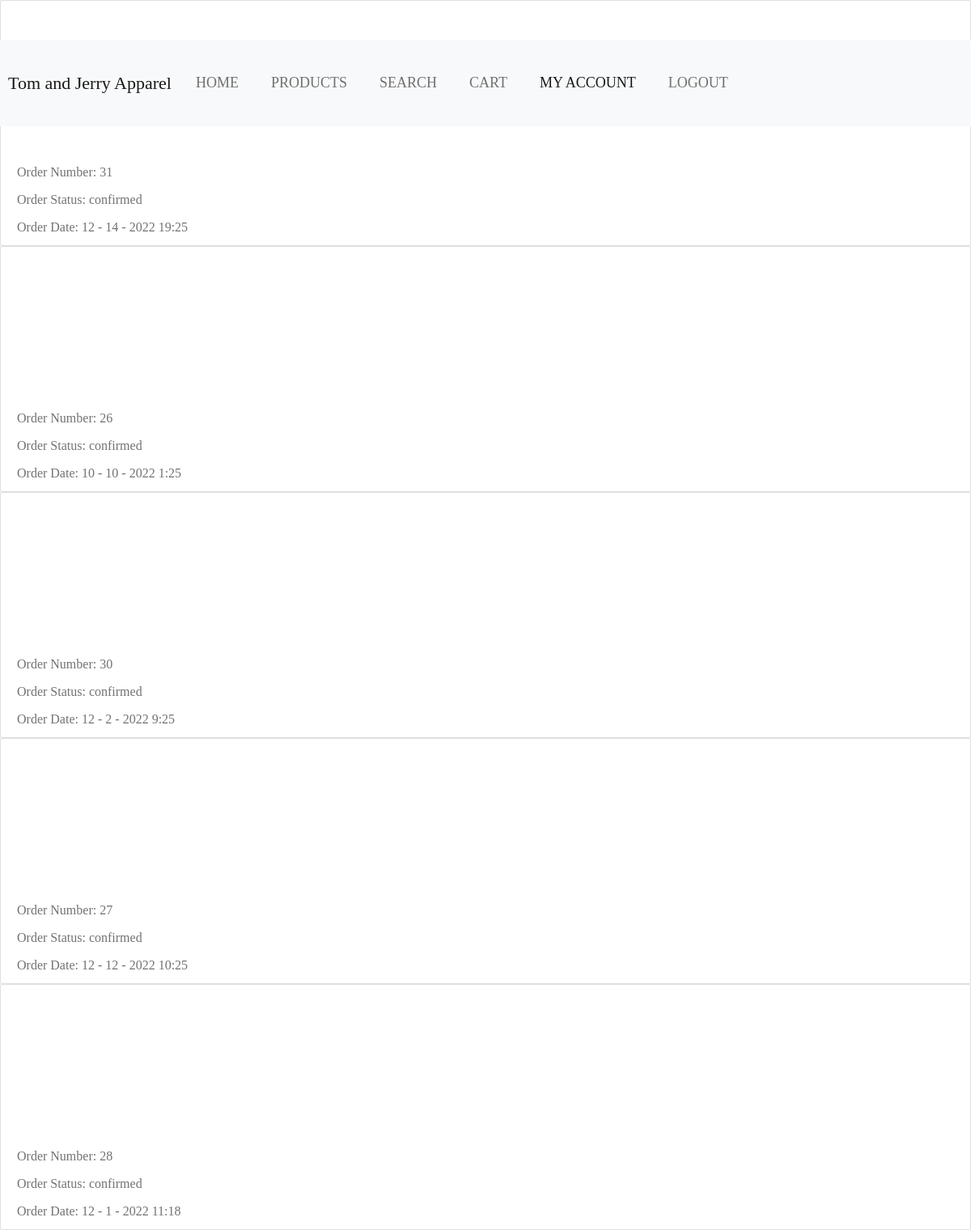
/myaccount.php, run on the app's committed database.
### tables this page shows
CREATE TABLE `orders` (
  `Order_Num` int(11) NOT NULL,
  `Cust_id` varchar(100) NOT NULL,
  `Fname` varchar(50) NOT NULL,
  `Lname` varchar(50) NOT NULL,
  `email` varchar(50) NOT NULL,
  `address` varchar(50) NOT NULL,
  `address2` varchar(50) NOT NULL,
  `country` varchar(50) NOT NULL,
  `state` varchar(50) NOT NULL,
  `zipcode` varchar(50) NOT NULL,
  `order_status` varchar(50) NOT NULL,
  `created_at` varchar(50) NOT NULL
);

### myaccount.php (the view, shortened to what this page needs)
<?php
    include('functions.php');
    $sql_orders = "SELECT * FROM orders WHERE Cust_id IN (SELECT Cust_id FROM customers)";
    $all_orders = $db->query($sql_orders);
?>
<!DOCTYPE html>
<html>
<head>
    <link rel="stylesheet" href="https://cdn.jsdelivr.net/npm/bootstrap@4.3.1/dist/css/bootstrap.min.css">
	<link rel="stylesheet" type="text/css" href="style.css">
        <link href="css/bootstrap.min.css" rel="stylesheet">
        <link href="css/bootstrap-icons.css" rel="stylesheet">
        <link href="css/tooplate-clean-work.css" rel="stylesheet">
</head>
<nav class="navbar navbar-expand-lg navbar-light bg-light">
    <a class="navbar-brand" href="#">Tom and Jerry Apparel</a>
    <div class="collapse navbar-collapse" id="navbarNav">
      <ul class="navbar-nav">
        <li class="nav-item ">
          <a class="nav-link" href="homepg.php"
            >Home <span class="sr-only"></span></a
          >
        </li>
        <li class="nav-item">
          <a class="nav-link" href="products.php"
            >Products</a>
        </li>
        <li class="nav-item">
          <a class="nav-link" href="custsearch.php"
            >Search</a>
        </li>
        <li class="nav-item">
          <a class="nav-link" href="cart.php"
            >Cart </a
          >
        </li>
        <li class="nav-item active">
          <a class="nav-link" href="./myaccount.php">My Account<span class="sr-only">(current)</span></a>
        </li>
        <li class="nav-item">
          <a class="nav-link" href="./logout.php">Logout</a>
        </li>
      </ul>
    </div>
  </nav>
<body>
	<?php
        while($row = $all_orders->fetch_assoc()){
    ?>
    <div class="card">
    <div class="caption" style="margin-top:200px;">
        <p class="order-number">Order Number: <?php echo $row["Order_Num"]; ?></p>
        <p class="order-status">Order Status: <?php echo $row["order_status"]; ?></p>
        <p class="order-date">Order Date:  <?php echo $row["created_at"]; ?></p>
    </div>
    </div>
    <?php
        }
    ?>
</body>
</html>

### style.css (style rules this page uses)
html { scroll-behavior: smooth; background-color: white; }
body { scroll-behavior: smooth; background-color: white; }
body { font-size: 120%; background: #f8f8ff; }
* { padding: 0; margin: 0; box-sizing: border-box; font-family: Cambria, Cochin, Georgia, Times, 'Times New Roman', serif; color: black; }
html { font-size:62.5%; }
* { box-sizing: border-box !important; transition: ease all 0.5s; }
html { scroll-behavior: smooth; }
body { color: #666666; font-size: 14px; line-height: 1.80857; font-weight: normal; overflow-x: hidden; font-family: 'Poppins', sans-serif; }
a { color: #1f1f1f; text-decoration: none !important; outline: none !important; -webkit-transition: all .3s ease-in-out; -moz-transition: all .3s ease-in-out; -ms-transition: all .3s ease-in-out; -o-transition: all .3s ease-in-out; transition: all .3s ease-in-out; }
*, *::after, *::before { -webkit-box-sizing: border-box; -moz-box-sizing: border-box; box-sizing: border-box; }
ul, li, ol { margin: 0px; padding: 0px; list-style: none; }
p { margin: 20px; font-weight: 300; font-size: 15px; line-height: 24px; }
a { color: #222222; text-decoration: none; outline: none !important; }
a, .btn { text-decoration: none !important; outline: none !important; -webkit-transition: all .3s ease-in-out; -moz-transition: all .3s ease-in-out; -ms-transition: all .3s ease-in-out; -o-transition: all .3s ease-in-out; transition: all .3s ease-in-out; }
.bg-light { background-color: transparent !important; }
.navbar-light .navbar-nav .nav-link { font-size: 18px; text-transform: uppercase; color: #fff; }
.navbar-nav { align-items: center; }
.navbar-expand-lg .navbar-nav .nav-link { padding-right: 20px; padding-left: 20px; }
.nav-item { position: relative; }

### css/tooplate-clean-work.css (style rules this page uses)
:root { --white-color: #ffffff; --primary-color: #7cb8eb; --secondary-color: #4f83d1; --section-bg-color: #f0f8ff; --custom-btn-bg-color: #4f83d1; --custom-btn-bg-hover-color: #7cb8eb; --dark-color: #000000; --p-color: #717275; --border-color: #e9eaeb; --link-hover-color: #4f83d1; --body-font-family: 'Poppins', sans-serif; --h1-font-size: 52px; --h2-font-size: 46px; --h3-font-size: 32px; --h4-font-size: 28px; --h5-font-size: 24px; --h6-font-size: 22px; --p-font-size: 16px; --btn-font-size: 18px; --copyright-font-size: 14px; --border-radius-large: 100px; --border-radius-medium: 20px; --border-radius-small: 10px; --font-weight-normal: 400; --font-weight-medium: 500; --font-weight-bold: 700; }
body { background-color: var(--white-color); font-family: var(--body-font-family); }
p { color: var(--p-color); font-size: var(--p-font-size); font-weight: var(--font-weight-normal); }
ul li { color: var(--p-color); font-size: var(--p-font-size); font-weight: var(--font-weight-normal); }
a, button { touch-action: manipulation; transition: all 0.3s; }
a { display: inline-block; color: var(--primary-color); text-decoration: none; }
.navbar { background: transparent; position: absolute; top: 49px; right: 0; left: 0; z-index: 9; padding-top: 20px; padding-bottom: 20px; }
.navbar-brand, .navbar-brand:hover { color: var(--white-color); font-size: var(--h6-font-size); font-weight: var(--font-weight-light); }
.navbar-expand-lg .navbar-nav .nav-link { margin: 20px; padding: 0; }
.navbar-nav .nav-link { display: inline-block; color: var(--white-color); font-size: var(--p-font-size); font-weight: var(--font-weight-medium); position: relative; padding-top: 15px; padding-bottom: 15px; }

### myaccount.php (style rules this page uses)
* { padding: 0; margin: 0; box-sizing: border-box; font-family: Cambria, Cochin, Georgia, Times, 'Times New Roman', serif; color: black; }
html { font-size: 62.5%; }

### data on the page
orders: Order_Num "31", order_status "confirmed", created_at "12 - 14 - 2022 19:25"
orders: Order_Num "26", order_status "confirmed", created_at "10 - 10 - 2022 1:25"
orders: Order_Num "30", order_status "confirmed", created_at "12 - 2 - 2022 9:25"
orders: Order_Num "27", order_status "confirmed", created_at "12 - 12 - 2022 10:25"
orders: Order_Num "28", order_status "confirmed", created_at "12 - 1 - 2022 11:18"
